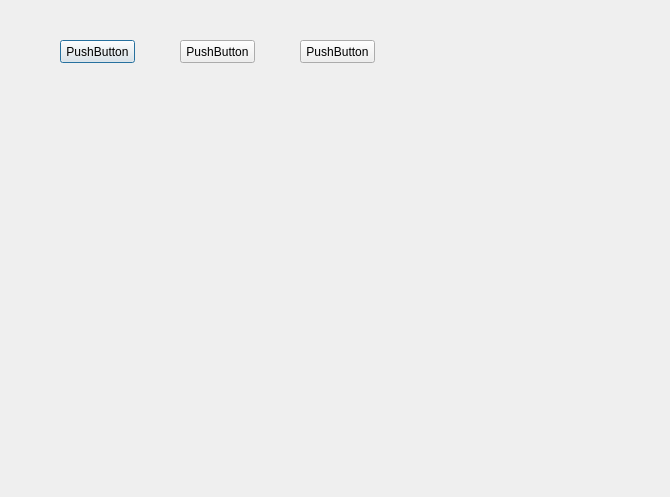
<?xml version="1.0" encoding="UTF-8"?>
<ui version="4.0">
 <class>SystemConfigWidgetClass</class>
 <widget class="QDialog" name="SystemConfigWidgetClass">
  <property name="geometry">
   <rect>
    <x>0</x>
    <y>0</y>
    <width>670</width>
    <height>497</height>
   </rect>
  </property>
  <property name="windowTitle">
   <string>SystemConfigWidget</string>
  </property>
  <widget class="QWidget" name="widget" native="true">
   <property name="geometry">
    <rect>
     <x>0</x>
     <y>0</y>
     <width>601</width>
     <height>401</height>
    </rect>
   </property>
   <widget class="QPushButton" name="pushButton">
    <property name="geometry">
     <rect>
      <x>60</x>
      <y>40</y>
      <width>75</width>
      <height>23</height>
     </rect>
    </property>
    <property name="text">
     <string>PushButton</string>
    </property>
   </widget>
   <widget class="QPushButton" name="pushButton2">
    <property name="geometry">
     <rect>
      <x>180</x>
      <y>40</y>
      <width>75</width>
      <height>23</height>
     </rect>
    </property>
    <property name="text">
     <string>PushButton</string>
    </property>
   </widget>
   <widget class="QPushButton" name="pushButton3">
    <property name="geometry">
     <rect>
      <x>300</x>
      <y>40</y>
      <width>75</width>
      <height>23</height>
     </rect>
    </property>
    <property name="text">
     <string>PushButton</string>
    </property>
   </widget>
  </widget>
 </widget>
 <layoutdefault spacing="6" margin="11"/>
 <resources/>
 <connections/>
</ui>
